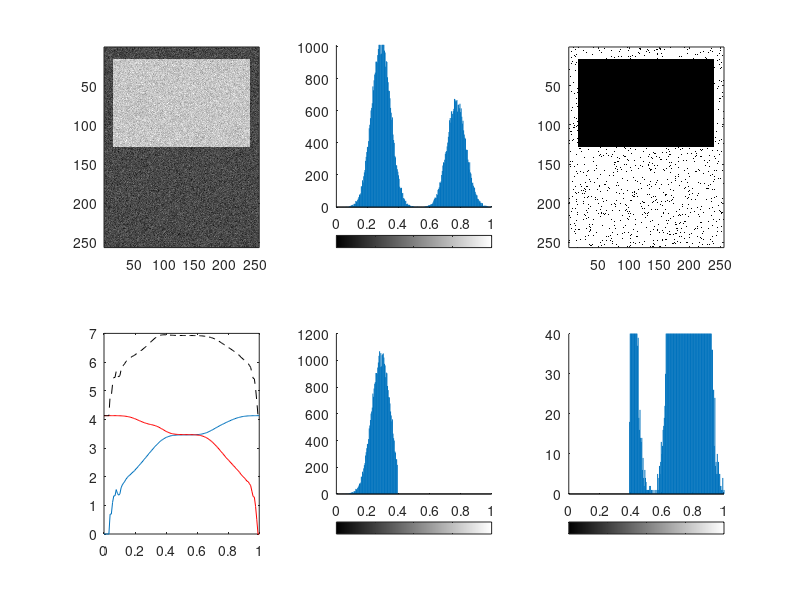

Write MATLAB code to recreate this figure.
% author: Dominik Neumann and nobody else (some people hate me for that)

% entropy based binarization (see intropr preprocessing, slide 38ff)
%close all;
clear all;
clc;

% create foreground/background image
im = randn(256, 256);
im(16:128,16:240) = im(16:128,16:240) + 8;

%im = imread('rabbit.jpg');
im = mat2gray(im);

subplot(2,3,1);
imagesc(im);
subplot(2,3,2);
imhist(im);

colormap gray;

% create histogram
[counts,x] = imhist(im, 128);
counts = counts/(sum(counts));

theta_opt = 0;
cur_max = -Inf;

h1s = zeros(1,size(x,1));
h2s = zeros(1,size(x,1));

for pos = 1:size(x,1)
    theta = x(pos);
    D_theta = sum(counts(x <= theta));
    
    H_1 = -sum((counts(x <= theta & counts > 0)/D_theta)    .* log(counts(x <= theta & counts > 0)/D_theta));
    H_2 = -sum((counts(x > theta & counts > 0)/(1-D_theta)) .* log(counts(x > theta & counts > 0)/(1-D_theta)));
    
    h1s(1,pos) = H_1;
    h2s(1,pos) = H_2;
    
    subplot(2,3,4);
    plot(x,h1s);
    hold on;
    plot(x,h2s,'r');
    plot(x,h1s + h2s,'--black');
    hold off;
    subplot(2,3,5);
    imhist(im(im <= theta));
    subplot(2,3,6);
    imhist(im(im > theta));
    
    subplot(2,3,3);
    imagesc(im <= theta);
    drawnow;
    
    if H_1 + H_2 > cur_max
        theta_opt = theta;
        cur_max = H_1 + H_2;
    end
end

subplot(2,3,3);
imagesc(im <= theta_opt);
subplot(2,3,5);
imhist(im(im <= theta_opt));
subplot(2,3,6);
imhist(im(im > theta_opt));
